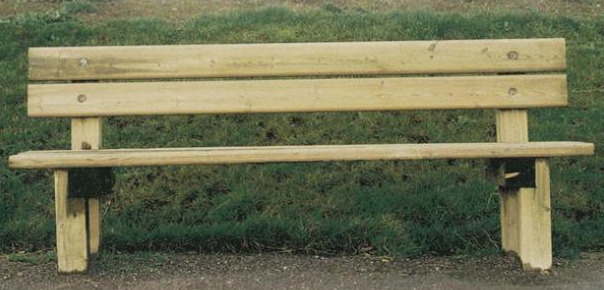
%> input picture D1/TP1/TP1/banc.jpg, 604 x 290 px, given in place of banc.png, which was not available
$ octave TP1_D1.m   (GNU Octave 9; MATLAB toolbox functions it lacks are replaced by stand-ins)
%> lines starting %> are read from the running program, lines starting %| are printed output that depends on the picture; pictures that were not available may be replaced by others from this repository, and a replacement may not be noted
nbIterations = 100;
compteurIteration = 0;

while (compteurIteration < nbIterations)

    I = imread('banc.png'); % Charger l'image
%> I is the input picture: size 290x604x3 uint8; mean R, G, B 109.6, 111.9, 82.5
    if ndims(I) == 3
        I = rgb2gray(I); % Convertir en niveaux de gris
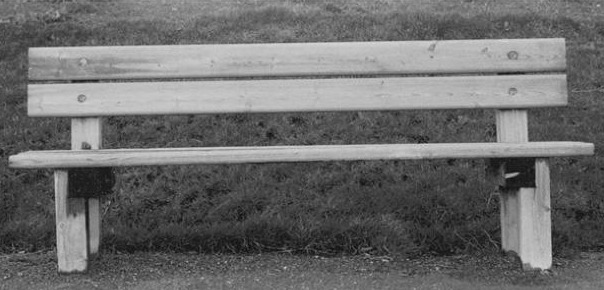
%> I: size 290x604 uint8; min 6, max 219, mean 107.9
    end

    [hauteur, largeur] = size(I);
%> hauteur = 290; largeur = 604
    % Calcul de la norme L1 du gradient
    [gradientX,gradientY] = imgradientxy(I);
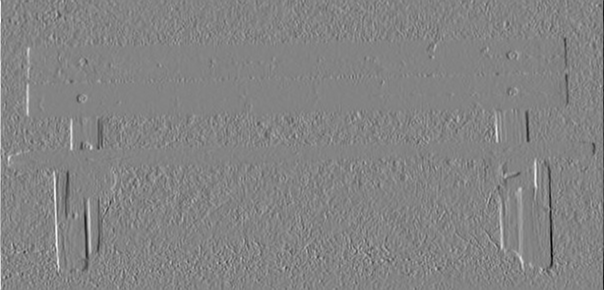
%> gradientX: size 290x604 double; min -618, max 578, mean 0; drawn with min black and max white
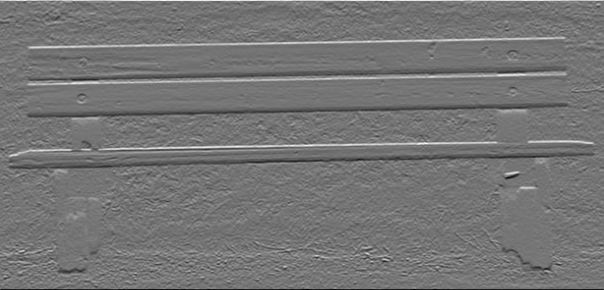
%> gradientY: size 290x604 double; min -573, max 672, mean -0.2; drawn with min black and max white
    E1 = abs(gradientX) + abs(gradientY);
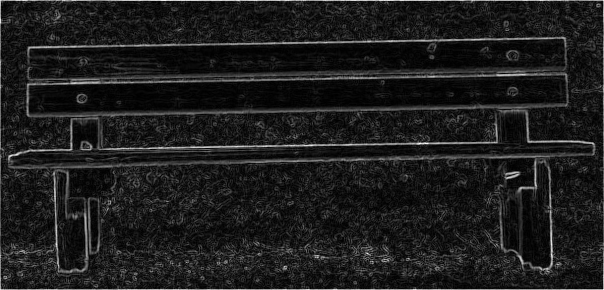
%> E1: size 290x604 double; min 0, max 724, mean 83.9; drawn with min black and max white


    source_nodes_idx = [hauteur+((hauteur-1)*(largeur-1))*4+(2*(largeur-1))+hauteur];
%> source_nodes_idx = 698854
    destination_nodes_idx = [hauteur+((hauteur-1)*(largeur-1))*4+(2*(largeur-1))+hauteur];
%> destination_nodes_idx = 698854
    weights = [hauteur+((hauteur-1)*(largeur-1))*4+(2*(largeur-1))+hauteur];
%> weights = 698854

    boucle = 1;
    compteurBoucle = 0;

    for colonne = 1:hauteur
        compteurBoucle = compteurBoucle + 1;
        source_nodes_idx(compteurBoucle) = boucle;
        destination_nodes_idx(compteurBoucle) = (boucle+1)+((colonne-1)*largeur);
        weights(compteurBoucle) = 2000000;
    end
%> after the loop, compteurBoucle = 290; destination_nodes_idx = 290 values from 2 to 174558; source_nodes_idx = 290 values from 1 to 1; weights = 290 values from 2000000 to 2000000


    for colonne = 1:hauteur-1

        if colonne > 1
           boucle = boucle + 1;
        end

        for ligne = 1:largeur-1

            boucle = boucle + 1;

            compteurBoucle = compteurBoucle + 1;
            source_nodes_idx(compteurBoucle) = boucle;
            destination_nodes_idx(compteurBoucle) = boucle+1;
            weights(compteurBoucle) = E1(colonne,ligne);

            compteurBoucle = compteurBoucle + 1;
            source_nodes_idx(compteurBoucle) = boucle+1;
            destination_nodes_idx(compteurBoucle) = boucle;
            weights(compteurBoucle) = 2000000;

            compteurBoucle = compteurBoucle + 1;
            source_nodes_idx(compteurBoucle) = boucle+1+largeur;
            destination_nodes_idx(compteurBoucle) = boucle;
            weights(compteurBoucle) = 2000000;

            compteurBoucle = compteurBoucle + 1;
            source_nodes_idx(compteurBoucle) = boucle+1;
            destination_nodes_idx(compteurBoucle) = boucle+largeur;
            weights(compteurBoucle) = 2000000;
        end
    end
%> this loop made 289 passes
%> after the loop, boucle = 174556; compteurBoucle = 697358

    boucle = boucle + 1;
%> boucle = 174557

    for ligne = 1:largeur-1

        boucle = boucle + 1;

        compteurBoucle = compteurBoucle + 1;
        source_nodes_idx(compteurBoucle) = boucle;
        destination_nodes_idx(compteurBoucle) = boucle+1; % Peux etre (boucle-1+largeur)
        weights(compteurBoucle) = E1(hauteur,ligne);

        compteurBoucle = compteurBoucle + 1;
        source_nodes_idx(compteurBoucle) = boucle+1;
        destination_nodes_idx(compteurBoucle) = boucle; % Peux etre (boucle-1+largeur)
        weights(compteurBoucle) = 2000000;
    end
%> this loop made 603 passes
%> compteurBoucle on passes 1 to 3: 697360, 697362, 697364
%> after the loop, boucle = 175160; compteurBoucle = 698564

    boucle = largeur * hauteur + 2;

    for colonne = 1:hauteur
        compteurBoucle = compteurBoucle + 1;
        source_nodes_idx(compteurBoucle) = (1+largeur)+((colonne-1)*largeur);
        destination_nodes_idx(compteurBoucle) = boucle;

        source_nodes_idx(compteurBoucle);
        weights(compteurBoucle) = 2000000;
    end
%> after the loop, compteurBoucle = 698854

%> (the run ends here)
